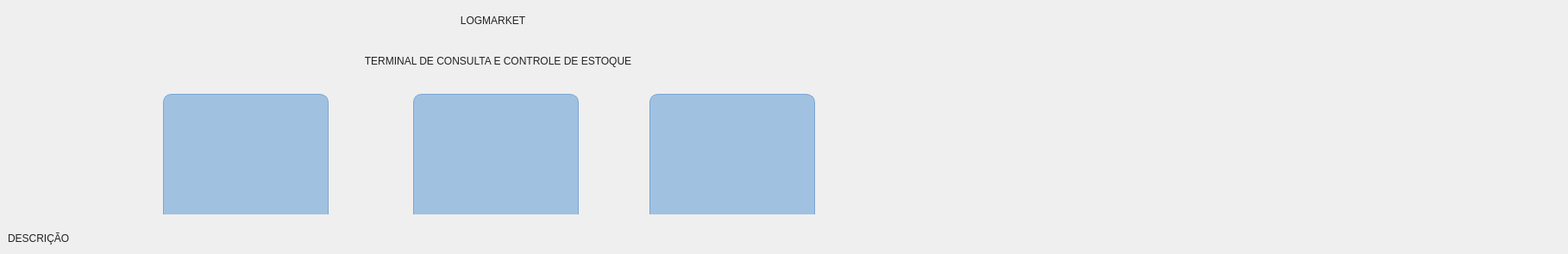
                  <widget class="QFrame" name="b_conteudo_central">
                   <property name="styleSheet">
                    <string notr="true">background-color: none;</string>
                   </property>
                   <property name="frameShape">
                    <enum>QFrame::NoFrame</enum>
                   </property>
                   <property name="frameShadow">
                    <enum>QFrame::Raised</enum>
                   </property>
                   <layout class="QVBoxLayout" name="verticalLayout_8">
                    <property name="spacing">
                     <number>0</number>
                    </property>
                    <property name="leftMargin">
                     <number>0</number>
                    </property>
                    <property name="topMargin">
                     <number>0</number>
                    </property>
                    <property name="rightMargin">
                     <number>0</number>
                    </property>
                    <property name="bottomMargin">
                     <number>0</number>
                    </property>
                    <item>
                     <widget class="QFrame" name="a_titulo_subtitulo">
                      <property name="minimumSize">
                       <size>
                        <width>1135</width>
                        <height>100</height>
                       </size>
                      </property>
                      <property name="maximumSize">
                       <size>
                        <width>16777215</width>
                        <height>100</height>
                       </size>
                      </property>
                      <property name="styleSheet">
                       <string notr="true"/>
                      </property>
                      <property name="frameShape">
                       <enum>QFrame::NoFrame</enum>
                      </property>
                      <property name="frameShadow">
                       <enum>QFrame::Raised</enum>
                      </property>
                      <widget class="QFrame" name="a_titulo">
                       <property name="geometry">
                        <rect>
                         <x>0</x>
                         <y>0</y>
                         <width>1144</width>
                         <height>48</height>
                        </rect>
                       </property>
                       <property name="styleSheet">
                        <string notr="true">background-color: transparent;</string>
                       </property>
                       <property name="frameShape">
                        <enum>QFrame::NoFrame</enum>
                       </property>
                       <property name="frameShadow">
                        <enum>QFrame::Raised</enum>
                       </property>
                       <layout class="QHBoxLayout" name="horizontalLayout_4">
                        <property name="spacing">
                         <number>0</number>
                        </property>
                        <property name="leftMargin">
                         <number>0</number>
                        </property>
                        <property name="topMargin">
                         <number>0</number>
                        </property>
                        <property name="rightMargin">
                         <number>0</number>
                        </property>
                        <property name="bottomMargin">
                         <number>0</number>
                        </property>
                        <item>
                         <widget class="QLabel" name="titulo">
                          <property name="sizePolicy">
                           <sizepolicy hsizetype="Maximum" vsizetype="Maximum">
                            <horstretch>0</horstretch>
                            <verstretch>0</verstretch>
                           </sizepolicy>
                          </property>
                          <property name="minimumSize">
                           <size>
                            <width>1135</width>
                            <height>30</height>
                           </size>
                          </property>
                          <property name="maximumSize">
                           <size>
                            <width>16777215</width>
                            <height>16777215</height>
                           </size>
                          </property>
                          <property name="styleSheet">
                           <string notr="true">font: 63 italic 16pt &quot;Segoe UI Semibold&quot;;
color: #222;</string>
                          </property>
                          <property name="text">
                           <string>LOGMARKET</string>
                          </property>
                          <property name="alignment">
                           <set>Qt::AlignCenter</set>
                          </property>
                         </widget>
                        </item>
                       </layout>
                      </widget>
                      <widget class="QFrame" name="b_subtitulo">
                       <property name="geometry">
                        <rect>
                         <x>0</x>
                         <y>54</y>
                         <width>1155</width>
                         <height>45</height>
                        </rect>
                       </property>
                       <property name="minimumSize">
                        <size>
                         <width>0</width>
                         <height>30</height>
                        </size>
                       </property>
                       <property name="styleSheet">
                        <string notr="true">background-color: transparent;</string>
                       </property>
                       <property name="frameShape">
                        <enum>QFrame::StyledPanel</enum>
                       </property>
                       <property name="frameShadow">
                        <enum>QFrame::Raised</enum>
                       </property>
                       <layout class="QVBoxLayout" name="verticalLayout_11">
                        <property name="spacing">
                         <number>0</number>
                        </property>
                        <property name="leftMargin">
                         <number>0</number>
                        </property>
                        <property name="topMargin">
                         <number>0</number>
                        </property>
                        <property name="rightMargin">
                         <number>0</number>
                        </property>
                        <property name="bottomMargin">
                         <number>0</number>
                        </property>
                        <item>
                         <widget class="QLabel" name="subtitulo">
                          <property name="sizePolicy">
                           <sizepolicy hsizetype="Expanding" vsizetype="Maximum">
                            <horstretch>0</horstretch>
                            <verstretch>0</verstretch>
                           </sizepolicy>
                          </property>
                          <property name="minimumSize">
                           <size>
                            <width>1135</width>
                            <height>25</height>
                           </size>
                          </property>
                          <property name="styleSheet">
                           <string notr="true">font: 12pt &quot;Segoe UI&quot;;
color: #222;</string>
                          </property>
                          <property name="text">
                           <string>TERMINAL DE CONSULTA E CONTROLE DE ESTOQUE</string>
                          </property>
                          <property name="alignment">
                           <set>Qt::AlignHCenter|Qt::AlignTop</set>
                          </property>
                         </widget>
                        </item>
                       </layout>
                      </widget>
                     </widget>
                    </item>
                    <item>
                     <widget class="QFrame" name="b_cards_e_descricao">
                      <property name="styleSheet">
                       <string notr="true">background-color: transparent;</string>
                      </property>
                      <property name="frameShape">
                       <enum>QFrame::NoFrame</enum>
                      </property>
                      <property name="frameShadow">
                       <enum>QFrame::Raised</enum>
                      </property>
                      <layout class="QVBoxLayout" name="verticalLayout_10">
                       <property name="spacing">
                        <number>6</number>
                       </property>
                       <property name="leftMargin">
                        <number>9</number>
                       </property>
                       <property name="topMargin">
                        <number>9</number>
                       </property>
                       <property name="rightMargin">
                        <number>9</number>
                       </property>
                       <property name="bottomMargin">
                        <number>0</number>
                       </property>
                       <item>
                        <widget class="QWidget" name="a_cards" native="true">
                         <property name="minimumSize">
                          <size>
                           <width>1800</width>
                           <height>140</height>
                          </size>
                         </property>
                         <property name="maximumSize">
                          <size>
                           <width>16777215</width>
                           <height>250</height>
                          </size>
                         </property>
                         <property name="sizeIncrement">
                          <size>
                           <width>0</width>
                           <height>150</height>
                          </size>
                         </property>
                         <widget class="QFrame" name="a_card_esquerdo">
                          <property name="geometry">
                           <rect>
                            <x>180</x>
                            <y>0</y>
                            <width>192</width>
                            <height>220</height>
                           </rect>
                          </property>
                          <property name="minimumSize">
                           <size>
                            <width>180</width>
                            <height>220</height>
                           </size>
                          </property>
                          <property name="styleSheet">
                           <string notr="true">background-color: #a1c1e1;
border: 1px solid #7aa6d4;
border-radius: 10px;</string>
                          </property>
                          <property name="frameShape">
                           <enum>QFrame::StyledPanel</enum>
                          </property>
                          <property name="frameShadow">
                           <enum>QFrame::Raised</enum>
                          </property>
                          <widget class="QLabel" name="a_icone_top">
                           <property name="geometry">
                            <rect>
                             <x>66</x>
                             <y>15</y>
                             <width>60</width>
                             <height>60</height>
                            </rect>
                           </property>
                           <property name="styleSheet">
                            <string notr="true">image: url(:/icones/store.svg);
border: none;</string>
                           </property>
                           <property name="text">
                            <string/>
                           </property>
                          </widget>
                          <widget class="QLabel" name="c_titulo">
                           <property name="geometry">
                            <rect>
                             <x>10</x>
                             <y>150</y>
                             <width>171</width>
                             <height>30</height>
                            </rect>
                           </property>
                           <property name="styleSheet">
                            <string notr="true">border: none;
font: 12pt &quot;Segoe UI&quot;;
color: #222;
border-top: 1px solid #7aa6d4;
border-radius: none;</string>
                           </property>
                           <property name="text">
                            <string>     Ideal para o Comércio</string>
                           </property>
                           <property name="alignment">
                            <set>Qt::AlignBottom|Qt::AlignHCenter</set>
                           </property>
                          </widget>
                          <widget class="QLabel" name="d_subtitulo">
                           <property name="geometry">
                            <rect>
                             <x>5</x>
                             <y>175</y>
                             <width>180</width>
                             <height>41</height>
                            </rect>
                           </property>
                           <property name="styleSheet">
                            <string notr="true">border: none;
border-radius: none;</string>
                           </property>
                           <property name="text">
                            <string>Pequenas Lojas e Autonomos</string>
                           </property>
                           <property name="alignment">
                            <set>Qt::AlignCenter</set>
                           </property>
                          </widget>
                          <widget class="QLabel" name="b_icone_titulo">
                           <property name="geometry">
                            <rect>
                             <x>5</x>
                             <y>160</y>
                             <width>21</width>
                             <height>16</height>
                            </rect>
                           </property>
                           <property name="styleSheet">
                            <string notr="true">image: url(:/icones/check.svg);
image: url(:/icones/shield.svg);
border: none;</string>
                           </property>
                           <property name="text">
                            <string/>
                           </property>
                          </widget>
                         </widget>
                         <widget class="QFrame" name="b_card_centro">
                          <property name="geometry">
                           <rect>
                            <x>470</x>
                            <y>0</y>
                            <width>192</width>
                            <height>220</height>
                           </rect>
                          </property>
                          <property name="minimumSize">
                           <size>
                            <width>192</width>
                            <height>220</height>
                           </size>
                          </property>
                          <property name="styleSheet">
                           <string notr="true">background-color: #a1c1e1;
border: 1px solid #7aa6d4;
border-radius: 10px;</string>
                          </property>
                          <property name="frameShape">
                           <enum>QFrame::StyledPanel</enum>
                          </property>
                          <property name="frameShadow">
                           <enum>QFrame::Raised</enum>
                          </property>
                          <widget class="QLabel" name="a_icone_top_2">
                           <property name="geometry">
                            <rect>
                             <x>66</x>
                             <y>15</y>
                             <width>60</width>
                             <height>60</height>
                            </rect>
                           </property>
                           <property name="styleSheet">
                            <string notr="true">image: url(:/icones/ads_click.svg);
border: none;</string>
                           </property>
                           <property name="text">
                            <string/>
                           </property>
                          </widget>
                          <widget class="QLabel" name="c_titulo_2">
                           <property name="geometry">
                            <rect>
                             <x>10</x>
                             <y>150</y>
                             <width>171</width>
                             <height>30</height>
                            </rect>
                           </property>
                           <property name="styleSheet">
                            <string notr="true">border: none;
font: 12pt &quot;Segoe UI&quot;;
color: #222;
border-top: 1px solid #7aa6d4;
border-radius: none;</string>
                           </property>
                           <property name="text">
                            <string>       Poucos Clicks</string>
                           </property>
                           <property name="alignment">
                            <set>Qt::AlignBottom|Qt::AlignHCenter</set>
                           </property>
                          </widget>
                          <widget class="QLabel" name="d_subtitulo_2">
                           <property name="geometry">
                            <rect>
                             <x>5</x>
                             <y>175</y>
                             <width>180</width>
                             <height>41</height>
                            </rect>
                           </property>
                           <property name="styleSheet">
                            <string notr="true">border: none;
border-radius: none;</string>
                           </property>
                           <property name="text">
                            <string>Pequenas Lojas e Autonomos</string>
                           </property>
                           <property name="alignment">
                            <set>Qt::AlignCenter</set>
                           </property>
                          </widget>
                          <widget class="QLabel" name="b_icone_titulo_2">
                           <property name="geometry">
                            <rect>
                             <x>40</x>
                             <y>160</y>
                             <width>21</width>
                             <height>16</height>
                            </rect>
                           </property>
                           <property name="styleSheet">
                            <string notr="true">image: url(:/icones/check.svg);
image: url(:/icones/shield.svg);
border: none;</string>
                           </property>
                           <property name="text">
                            <string/>
                           </property>
                          </widget>
                         </widget>
                         <widget class="QFrame" name="c_card_direito">
                          <property name="geometry">
                           <rect>
                            <x>744</x>
                            <y>0</y>
                            <width>192</width>
                            <height>220</height>
                           </rect>
                          </property>
                          <property name="minimumSize">
                           <size>
                            <width>192</width>
                            <height>220</height>
                           </size>
                          </property>
                          <property name="styleSheet">
                           <string notr="true">background-color: #a1c1e1;
border: 1px solid #7aa6d4;
border-radius: 10px;</string>
                          </property>
                          <property name="frameShape">
                           <enum>QFrame::StyledPanel</enum>
                          </property>
                          <property name="frameShadow">
                           <enum>QFrame::Raised</enum>
                          </property>
                          <widget class="QLabel" name="a_icone_top_3">
                           <property name="geometry">
                            <rect>
                             <x>66</x>
                             <y>15</y>
                             <width>60</width>
                             <height>60</height>
                            </rect>
                           </property>
                           <property name="styleSheet">
                            <string notr="true">image: url(:/icones/finance.svg);
border: none;</string>
                           </property>
                           <property name="text">
                            <string/>
                           </property>
                          </widget>
                          <widget class="QLabel" name="c_titulo_3">
                           <property name="geometry">
                            <rect>
                             <x>10</x>
                             <y>150</y>
                             <width>175</width>
                             <height>30</height>
                            </rect>
                           </property>
                           <property name="styleSheet">
                            <string notr="true">border: none;
font: 12pt &quot;Segoe UI&quot;;
color: #222;
border-top: 1px solid #7aa6d4;
border-radius: none;</string>
                           </property>
                           <property name="text">
                            <string>     Impulsionando Vendas</string>
                           </property>
                           <property name="alignment">
                            <set>Qt::AlignBottom|Qt::AlignHCenter</set>
                           </property>
                          </widget>
                          <widget class="QLabel" name="d_subtitulo_3">
                           <property name="geometry">
                            <rect>
                             <x>5</x>
                             <y>175</y>
                             <width>180</width>
                             <height>41</height>
                            </rect>
                           </property>
                           <property name="styleSheet">
                            <string notr="true">border: none;
border-radius: none;</string>
                           </property>
                           <property name="text">
                            <string>Pequenas Lojas e Autonomos</string>
                           </property>
                           <property name="alignment">
                            <set>Qt::AlignCenter</set>
                           </property>
                          </widget>
                          <widget class="QLabel" name="b_icone_titulo_3">
                           <property name="geometry">
                            <rect>
                             <x>5</x>
                             <y>160</y>
                             <width>21</width>
                             <height>16</height>
                            </rect>
                           </property>
                           <property name="styleSheet">
                            <string notr="true">image: url(:/icones/check.svg);
image: url(:/icones/shield.svg);
border: none;</string>
                           </property>
                           <property name="text">
                            <string/>
                           </property>
                          </widget>
                         </widget>
                        </widget>
                       </item>
                       <item>
                        <widget class="Line" name="a_linha">
                         <property name="styleSheet">
                          <string notr="true"/>
                         </property>
                         <property name="orientation">
                          <enum>Qt::Horizontal</enum>
                         </property>
                        </widget>
                       </item>
                       <item>
                        <widget class="QFrame" name="b_descricao_titulo">
                         <property name="minimumSize">
                          <size>
                           <width>0</width>
                           <height>25</height>
                          </size>
                         </property>
                         <property name="maximumSize">
                          <size>
                           <width>16777215</width>
                           <height>25</height>
                          </size>
                         </property>
                         <property name="frameShape">
                          <enum>QFrame::NoFrame</enum>
                         </property>
                         <property name="frameShadow">
                          <enum>QFrame::Raised</enum>
                         </property>
                         <widget class="QLabel" name="descricao_titulo">
                          <property name="geometry">
                           <rect>
                            <x>0</x>
                            <y>0</y>
                            <width>101</width>
                            <height>25</height>
                           </rect>
                          </property>
                          <property name="sizePolicy">
                           <sizepolicy hsizetype="Maximum" vsizetype="Maximum">
                            <horstretch>0</horstretch>
                            <verstretch>0</verstretch>
                           </sizepolicy>
                          </property>
                          <property name="minimumSize">
                           <size>
                            <width>0</width>
                            <height>25</height>
                           </size>
                          </property>
                          <property name="maximumSize">
                           <size>
                            <width>16777215</width>
                            <height>25</height>
                           </size>
                          </property>
                          <property name="styleSheet">
                           <string notr="true">color: #222;
font: 12pt &quot;Segoe UI&quot;;</string>
                          </property>
                          <property name="text">
                           <string>DESCRIÇÃO</string>
                          </property>
                         </widget>
                        </widget>
                       </item>
                       <item>
                        <widget class="QFrame" name="c_descricao_texto">
                         <property name="frameShape">
                          <enum>QFrame::StyledPanel</enum>
                         </property>
                         <property name="frameShadow">
                          <enum>QFrame::Raised</enum>
                         </property>
                         <widget class="QLabel" name="descricao_texto">
                          <property name="geometry">
                           <rect>
                            <x>0</x>
                            <y>0</y>
                            <width>1130</width>
                            <height>300</height>
                           </rect>
                          </property>
                          <property name="minimumSize">
                           <size>
                            <width>1080</width>
                            <height>300</height>
                           </size>
                          </property>
                          <property name="maximumSize">
                           <size>
                            <width>16777215</width>
                            <height>275</height>
                           </size>
                          </property>
                          <property name="styleSheet">
                           <string notr="true">font: 9pt &quot;Segoe UI&quot;;
color: black;</string>
                          </property>
                          <property name="frameShadow">
                           <enum>QFrame::Plain</enum>
                          </property>
                          <property name="text">
                           <string>     O LOGMARKET é uma solução completa para gestão comercial, desenvolvida especialmente para empresas que desejam otimizar o processo de cadastro, consulta e venda de produtos.
Com uma interface intuitiva, o sistema permite que você registre novos itens rapidamente, mantenha o controle detalhado do seu catálogo e realize vendas de maneira prática e segura.
Principais recursos:

     -Cadastro de produtos com informações detalhadas, imagens e categorias personalizadas.

     -Consulta avançada por filtros, códigos ou descrições, facilitando a localização de produtos no estoque.

     -Processo de vendas integrado, com emissão de comprovantes e relatórios de transações.

     -Controle de estoque atualizado em tempo real.

     -Geração de relatórios gerenciais e indicadores de desempenho.

Voltado para comércios de diferentes portes, o LOGMARKET proporciona mais agilidade no atendimento, redução de erros operacionais e maior controle sobre todas as operações comerciais.</string>
                          </property>
                          <property name="alignment">
                           <set>Qt::AlignLeading|Qt::AlignLeft|Qt::AlignTop</set>
                          </property>
                         </widget>
                        </widget>
                       </item>
                      </layout>
                     </widget>
                    </item>
                   </layout>
                  </widget>
